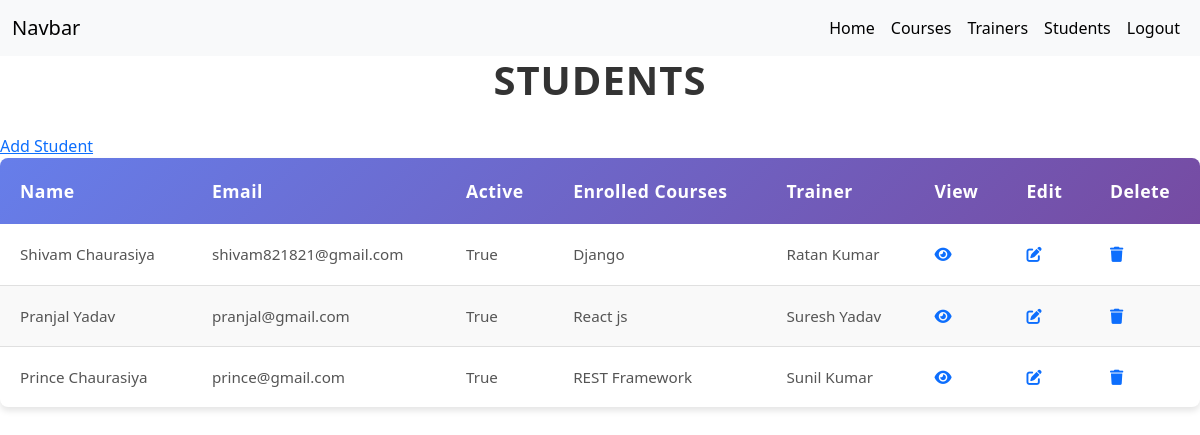
/academy/students/ (signed in), run on an earlier commit of the app's database.
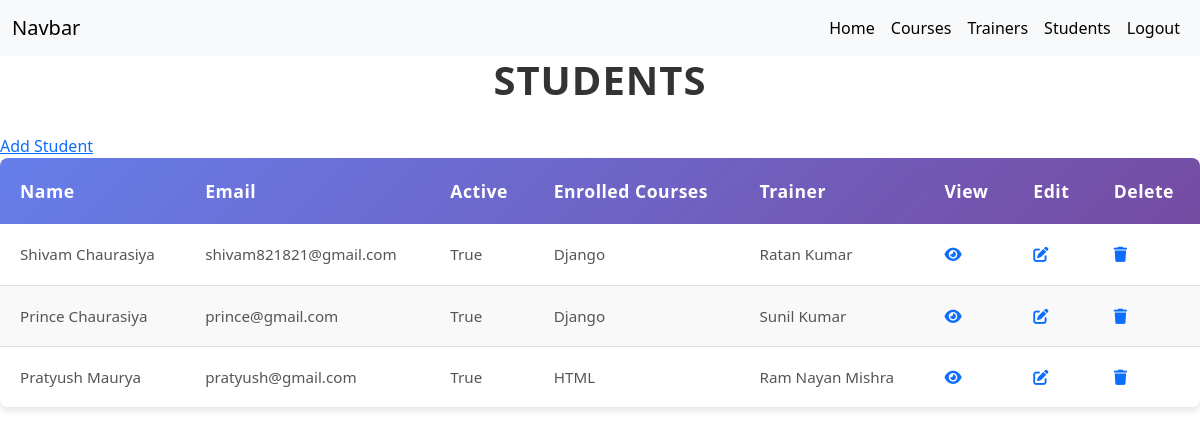
And on a later commit of the database.
### academy/models.py (models this page shows, shortened)
class Student(models.Model):
    first_name = models.CharField(max_length=100)
    last_name = models.CharField(max_length=100)
    email = models.EmailField(unique=True)
    is_active = models.BooleanField(default=True)
    enrolled_courses = models.ForeignKey(Course, on_delete = models.SET_NULL, null=True, blank=True)
    trainer = models.ForeignKey(Trainer, on_delete = models.SET_NULL, null=True, blank=True)
    def full_name(self):
        return f"{self.first_name} {self.last_name}"

class Course(models.Model):
    course_name = models.CharField(max_length=100)
    description = models.TextField()
    duration = models.IntegerField(help_text="Duration in weeks")
    course_image = models.ImageField(upload_to = 'Course/')
    def __str__(self):
        return f"{self.course_name}"

class Trainer(models.Model):
    first_name = models.CharField(max_length=100)
    last_name = models.CharField(max_length=100)
    email = models.EmailField(unique=True)
    expertise = models.ForeignKey(Course, on_delete=models.SET_NULL, null=True, blank=True, help_text="Python, Django, Data Science")
    trainer_picture = models.ImageField(upload_to = 'Trainer/')
    def __str__(self):
        return f"{self.first_name} {self.last_name}"

### academy/views.py (the view)
# urls.py: path('students/',views.Students, name='students'),
@permission_required('academy.view_student', raise_exception=True)
def Students(request):
    student = Student.objects.all()
    context = {'Students': student}
    return render(request, 'students.html', context)

### templates/students.html (shortened to what the changed rows need)
{% load static %}
{% load crispy_forms_tags %}
<!DOCTYPE html>
<html lang="en">
    <head>
        <link rel="stylesheet"
            href="https://cdnjs.cloudflare.com/ajax/libs/font-awesome/6.5.0/css/all.min.css">
        <link
            href="https://cdn.jsdelivr.net/npm/bootstrap@5.3.8/dist/css/bootstrap.min.css"
            rel="stylesheet">
        <link rel="stylesheet" href="{% static 'css/style1.css' %}">
    </head>
    <body>
        <h1>Students</h1>
        <table>
            <thead>
                <tr>
                    <th>Name</th>
                    <th>Email</th>
                    <th>Active</th>
                    <th>Enrolled Courses</th>
                    <th>Trainer</th>
                    {% if perms.academy.view_student %}
                    <th>View</th>
                    {% endif %}
                    {% if perms.academy.change_student %}
                    <th>Edit</th>
                    {% endif %}
                    {% if perms.academy.delete_student %}
                    <th>Delete</th>
                    {% endif %}
                </tr>
            </thead>
            <tbody>
                {% for student in Students %}
                <tr>
                    <td>{{ student.full_name }}</td>
                    <td>{{ student.email }}</td>
                    <td>{{ student.is_active }}</td>
                    <td>{{ student.enrolled_courses }}</td>
                    <td>{{ student.trainer }}</td>
                    {% if perms.academy.view_student %}
                    <td>
                        <div>
                            <a href="{% url 'student_detail' student.id %}"><i
                                    class="fa fa-eye"></i></a>
                        </div>
                    </td>
                    {% endif %}
                    {% if perms.academy.change_student %}
                    <td>
                        <div>
                            <a href="{% url 'student_edit' student.id %}"><i
                                    class="fa fa-edit"></i></a>
                        </div>
                    </td>
                    {% endif %}
                    {% if perms.academy.delete_student %}
                    <td>
                        <div>
                            <a href="{% url 'student_delete' student.id %}"><i
                                    class="fa fa-trash"></i></a>
                        </div>
                    </td>
                    {% endif %}
                </tr>
                {% endfor %}
            </tbody>
        </table>
    </body>
</html>

What changed in the data, as far as the page shows it:
removed Student: full_name "Pranjal Yadav", email "pranjal@gmail.com", is_active "True", enrolled_courses "React js", trainer "Suresh Yadav"
changed Student "Prince Chaurasiya": enrolled_courses "REST Framework" → "Django"
added Student: full_name "Pratyush Maurya", email "pratyush@gmail.com", is_active "True", enrolled_courses "HTML", trainer "Ram Nayan Mishra"
